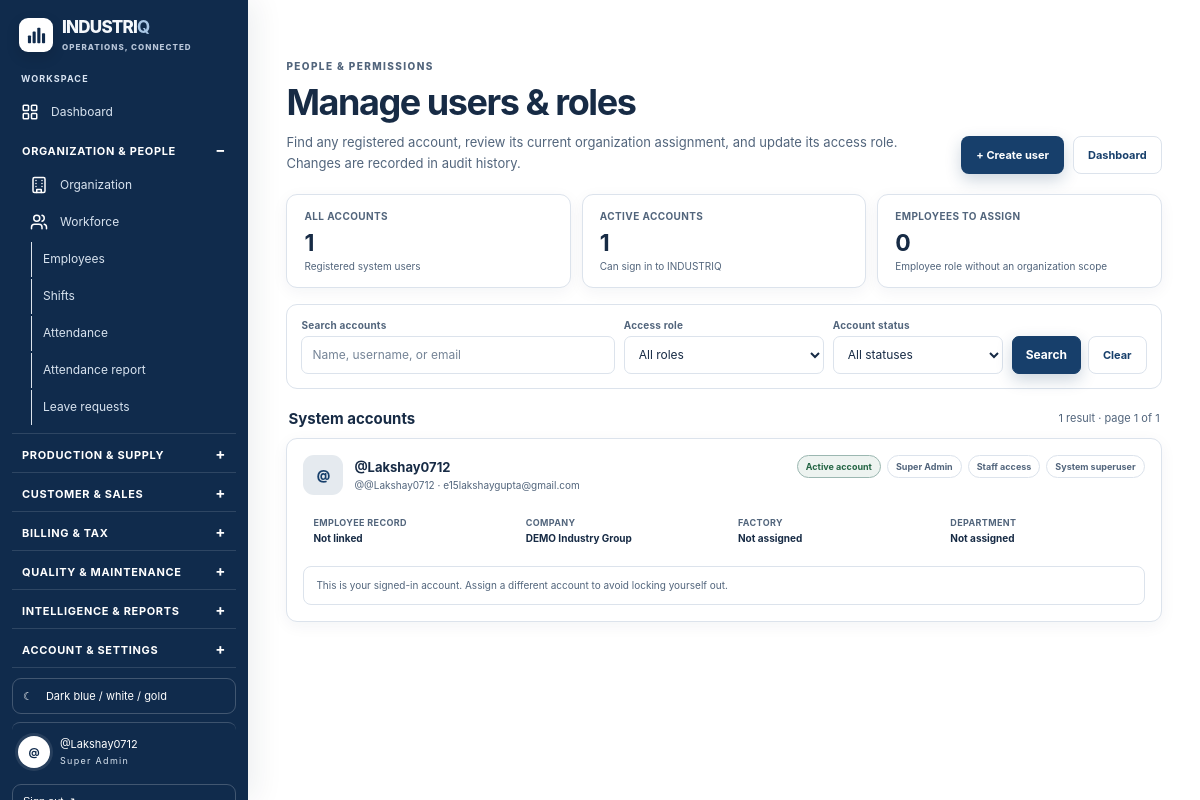
/users/ (signed in), run on the app's committed database.
### apps/accounts/models.py (models this page shows, shortened)
class UserProfile(models.Model):
    class Role(models.TextChoices):
        SUPER_ADMIN = "super_admin", "Super Admin"
        COMPANY_ADMIN = "company_admin", "Company Admin"
        FACTORY_MANAGER = "factory_manager", "Factory Manager"
        DEPARTMENT_MANAGER = "department_manager", "Department Manager"
        EMPLOYEE = "employee", "Employee"
    user = models.OneToOneField(
        settings.AUTH_USER_MODEL,
        on_delete=models.CASCADE,
        related_name="profile"
    )
    role = models.CharField(
        max_length=30,
        choices=Role.choices,
        default=Role.EMPLOYEE
    )
    factory_name = models.CharField(max_length=150, blank=True)
    department_name = models.CharField(max_length=150, blank=True)
    phone = models.CharField(max_length=30, blank=True)
    job_title = models.CharField(max_length=120, blank=True)
    date_of_birth = models.DateField(null=True, blank=True)
    address = models.TextField(blank=True)
    bio = models.TextField(blank=True)
    emergency_contact_name = models.CharField(max_length=150, blank=True)
    emergency_contact_phone = models.CharField(max_length=30, blank=True)
    factory = models.ForeignKey(
        "organization.Factory", null=True, blank=True, on_delete=models.SET_NULL,
        related_name="user_profiles"
    )
    department = models.ForeignKey(
        "organization.Department", null=True, blank=True, on_delete=models.SET_NULL,
        related_name="user_profiles"
    )
    company = models.ForeignKey(
        "organization.Company", null=True, blank=True, on_delete=models.SET_NULL,
        related_name="user_profiles"
    )
    created_at = models.DateTimeField(auto_now_add=True)
    updated_at = models.DateTimeField(auto_now=True)

### apps/organization/models.py (models this page shows, shortened)
class Company(models.Model):
    name = models.CharField(max_length=200)
    registration_number = models.CharField(max_length=100, blank=True)
    industry_type = models.CharField(max_length=150, blank=True)
    email = models.EmailField(blank=True)
    phone = models.CharField(max_length=20, blank=True)
    address = models.TextField(blank=True)
    city = models.CharField(max_length=100, blank=True)
    state = models.CharField(max_length=100, blank=True)
    country = models.CharField(max_length=100, default="India")
    is_active = models.BooleanField(default=True)
    created_at = models.DateTimeField(auto_now_add=True)
    class Meta:
        verbose_name_plural = "Companies"

### apps/accounts/views.py (the view, shortened to what this page needs)
# urls.py: path("users/", views.user_management_view, name="user_management"),
@login_required
def user_management_view(request):
    actor_profile, _ = UserProfile.objects.get_or_create(
        user=request.user,
        defaults={"role": UserProfile.Role.SUPER_ADMIN if request.user.is_superuser else UserProfile.Role.EMPLOYEE},
    )
    if not request.user.is_superuser and actor_profile.role != UserProfile.Role.SUPER_ADMIN:
        messages.error(request, "Only a system admin can manage user roles.")
        return redirect("dashboard")
    User = get_user_model()
    all_users = User.objects.only("pk", "is_superuser").iterator()
    for user in all_users:
        UserProfile.objects.get_or_create(
            user=user,
            defaults={
                "role": UserProfile.Role.SUPER_ADMIN if user.is_superuser else UserProfile.Role.EMPLOYEE
            },
        )
    users = User.objects.all()
    search = request.GET.get("q", "").strip()
    role_filter = request.GET.get("role", "").strip()
    status_filter = request.GET.get("status", "").strip()
    if role_filter in UserProfile.Role.values:
        users = users.filter(profile__role=role_filter)
    if status_filter == "active":
        users = users.filter(is_active=True)
    elif status_filter == "inactive":
        users = users.filter(is_active=False)
    user_count = User.objects.count()
    active_user_count = User.objects.filter(is_active=True).count()
    unassigned_user_count = UserProfile.objects.filter(
        role=UserProfile.Role.EMPLOYEE,
        company__isnull=True,
        factory__isnull=True,
        department__isnull=True,
    ).count()
    profiles = UserProfile.objects.filter(user__in=users).select_related(
        "user", "company", "factory", "department", "user__employee_record"
    ).order_by("user__first_name", "user__last_name", "user__username")
    page_obj = Paginator(profiles, 25).get_page(request.GET.get("page"))
    user_rows = [
        {
            "profile": profile,
            "form": UserAssignmentForm(instance=profile),
            "protected": profile.user_id == request.user.pk or profile.user.is_superuser,
            "employee": getattr(profile.user, "employee_record", None),
        }
        for profile in page_obj.object_list
    ]
    return render(request, "accounts/user_management.html", {
        "user_rows": user_rows,
        "page_obj": page_obj,
        "search": search,
        "role_filter": role_filter,
        "status_filter": status_filter,
        "role_choices": UserProfile.Role.choices,
        "user_count": user_count,
        "active_user_count": active_user_count,
        "unassigned_user_count": unassigned_user_count,
        "companies": Company.objects.order_by("name"),
        "factories": Factory.objects.select_related("company").order_by("company__name", "name"),
        "departments": Department.objects.select_related("factory").order_by("factory__name", "name"),
        "title": "Manage users & roles",
    })

### templates/accounts/user_management.html (shortened to what this page needs)
{% load static %}
<!doctype html>
<html lang="en">
<head>
  <link rel="stylesheet" href="{% static 'css/style.css' %}?v=20261106">
</head>
<body>
  {% include "partials/app_sidebar.html" %}
  <main class="app-content">
    <div class="um-page">
      <header class="um-hero">
        <div>
          <p class="um-kicker">People &amp; permissions</p>
          <h1>Manage users &amp; roles</h1>
          <p>Find any registered account, review its current organization assignment, and update its access role. Changes are recorded in audit history.</p>
        </div>
        <div class="um-actions">
          <a class="um-button primary" href="{% url 'user_create' %}">+ Create user</a>
          <a class="um-button" href="{% url 'dashboard' %}">Dashboard</a>
        </div>
      </header>
      <section class="um-stats" aria-label="User account summary">
        <div class="um-stat"><span>All accounts</span><strong>{{ user_count }}</strong><small>Registered system users</small></div>
        <div class="um-stat"><span>Active accounts</span><strong>{{ active_user_count }}</strong><small>Can sign in to INDUSTRIQ</small></div>
        <div class="um-stat"><span>Employees to assign</span><strong>{{ unassigned_user_count }}</strong><small>Employee role without an organization scope</small></div>
      </section>
      <form class="um-toolbar" method="get">
        <div class="um-control"><label for="user-search">Search accounts</label><input id="user-search" name="q" type="search" value="{{ search }}" placeholder="Name, username, or email"></div>
        <div class="um-control"><label for="role-filter">Access role</label><select id="role-filter" name="role"><option value="">All roles</option></select></div>
        <div class="um-control"><label for="status-filter">Account status</label><select id="status-filter" name="status"><option value="">All statuses</option></select></div>
        <div class="um-filter-actions"><button class="um-button primary" type="submit">Search</button><a class="um-button" href="{% url 'user_management' %}">Clear</a></div>
      </form>
      <div class="um-list-head"><h2>System accounts</h2><span>{{ page_obj.paginator.count }} result{{ page_obj.paginator.count|pluralize }} · page {{ page_obj.number }} of {{ page_obj.paginator.num_pages }}</span></div>
      {% for row in user_rows %}
        <article class="um-card">
          <header class="um-card-top">
            <div class="um-identity">
              <span class="um-avatar" aria-hidden="true">{{ row.profile.user.first_name|default:row.profile.user.username|slice:":1"|upper }}{{ row.profile.user.last_name|slice:":1"|upper }}</span>
              <div class="um-name">
                <strong>{{ row.profile.user.get_full_name|default:row.profile.user.username }}</strong>
                <small>@{{ row.profile.user.username }}{% if row.profile.user.email %} · {{ row.profile.user.email }}{% endif %}</small>
              </div>
            </div>
            <div class="um-badges">
              <span class="um-badge {% if row.profile.user.is_active %}active{% else %}inactive{% endif %}">{% if row.profile.user.is_active %}Active account{% else %}Inactive account{% endif %}</span>
              <span class="um-badge">{{ row.profile.get_role_display }}</span>
              {% if row.profile.user.is_staff %}<span class="um-badge">Staff access</span>{% endif %}
              {% if row.profile.user.is_superuser %}<span class="um-badge">System superuser</span>{% endif %}
            </div>
          </header>
          <div class="um-meta">
            <div class="um-meta-item"><span>Employee record</span><strong>{% if row.employee %}{{ row.employee.employee_id }} · {{ row.employee.designation }}{% else %}Not linked{% endif %}</strong></div>
            <div class="um-meta-item"><span>Company</span><strong>{{ row.profile.company.name|default:"Not assigned" }}</strong></div>
            <div class="um-meta-item"><span>Factory</span><strong>{{ row.profile.factory.name|default:"Not assigned" }}</strong></div>
            <div class="um-meta-item"><span>Department</span><strong>{{ row.profile.department.name|default:"Not assigned" }}</strong></div>
          </div>
          {% if row.protected %}
            <div class="um-protected">{% if row.profile.user_id == request.user.pk %}This is your signed-in account. Assign a different account to avoid locking yourself out.{% else %}System superuser accounts are protected here; manage their Django superuser access through the secure system administration process.{% endif %}</div>
          {% endif %}
        </article>
      {% empty %}
        <div class="um-empty"><strong>No accounts match these filters</strong>Try a different search or clear the selected filters.</div>
      {% endfor %}
    </div>
  </main>
</body>
</html>

### templates/partials/app_sidebar.html (shortened to what this page needs)
<aside class="app-sidebar">
  <a class="sidebar-brand" href="{% url 'core:executive_dashboard' %}">
    <span class="sidebar-mark" aria-hidden="true">
    </span>
    <span class="sidebar-wordmark">INDUSTRI<strong>Q</strong><small>OPERATIONS, CONNECTED</small></span>
  </a>
  <nav class="sidebar-nav" aria-label="Main navigation">
    <div class="sidebar-label">WORKSPACE</div>
    <a href="{% url 'core:executive_dashboard' %}" class="{% if request.resolver_match.app_name == 'core' or request.resolver_match.url_name == 'dashboard' %}active{% endif %}">
      <span>
      </span>
      Dashboard
    </a>
    <details class="sidebar-group" open><summary>Organization &amp; people</summary><div class="sidebar-group-items">
    <a href="{% url 'organization:overview' %}" class="{% if request.resolver_match.app_name == 'organization' %}active{% endif %}">
      <span>
      </span>
      Organization
    </a>
    <a href="{% url 'workforce:home' %}" class="{% if request.resolver_match.app_name == 'workforce' and request.resolver_match.url_name == 'home' %}active{% endif %}">
      <span>
      </span>
      Workforce
    </a>
    <a href="{% url 'workforce:employee_list' %}" class="">Employees</a>
    <a href="{% url 'workforce:shift_list' %}" class="">Shifts</a>
    <a href="{% url 'workforce:attendance_list' %}" class="">Attendance</a>
    <a href="{% url 'workforce:attendance_report' %}" class="{% if request.resolver_match.url_name == 'attendance_report' %}active{% endif %}">Attendance report</a>
    <a href="{% url 'workforce:leave_list' %}" class="{% if request.resolver_match.url_name == 'leave_list' or request.resolver_match.url_name == 'leave_review' %}active{% endif %}">Leave requests</a>
    </div></details><details class="sidebar-group"><summary>Production &amp; supply</summary></details><details class="sidebar-group"><summary>Customer &amp; sales</summary></details><details class="sidebar-group"><summary>Billing &amp; tax</summary></details><details class="sidebar-group"><summary>Quality &amp; maintenance</summary></details><details class="sidebar-group"><summary>Intelligence &amp; reports</summary></details><details class="sidebar-group"><summary>Account &amp; settings</summary></details>
  </nav>
  <div class="sidebar-bottom">
    <div class="theme-toggle" aria-label="Active color theme">
      <span class="theme-icon" id="theme-icon">&#9790;</span>
      <span id="theme-label">Dark blue / white / gold</span>
    </div>
    <a class="sidebar-user sidebar-profile-link" href="{% url 'profile' %}" aria-label="Open profile settings">
      <span class="user-dot">{{ request.user.username|first|upper }}</span>
      <span>{{ request.user.get_full_name|default:request.user.username }}<small>{{ request.user.profile.get_role_display }}</small></span>
    </a>
    <form method="post" action="{% url 'logout' %}">
      <button class="sidebar-logout" type="submit">Sign out &#8599;</button>
    </form>
  </div>
</aside>

### data on the page
UserProfile: profile.user.first_name "@", profile.user.get_full_name "@Lakshay0712", profile.user.username "@Lakshay0712", profile.user.email "e15lakshaygupta@gmail.com", shows "Active account", profile.role "Super Admin", shows "Staff access", shows "System superuser", profile.company.name "DEMO Industry Group", profile.factory.name "Not assigned", profile.department.name "Not assigned", shows "This is your signed-in account. Assign a different account to avoid locking yourself out."

### other printed values
{{ request.user.username|first|upper }} "@"
{{ request.user.get_full_name|default:request.user.username }} "@Lakshay0712"
{{ request.user.profile.get_role_display }} "Super Admin"
{{ user_count }} "1"
{{ active_user_count }} "1"
{{ unassigned_user_count }} "0"
{{ page_obj.paginator.count }} "1"
{{ page_obj.number }} "1"
{{ page_obj.paginator.num_pages }} "1"
